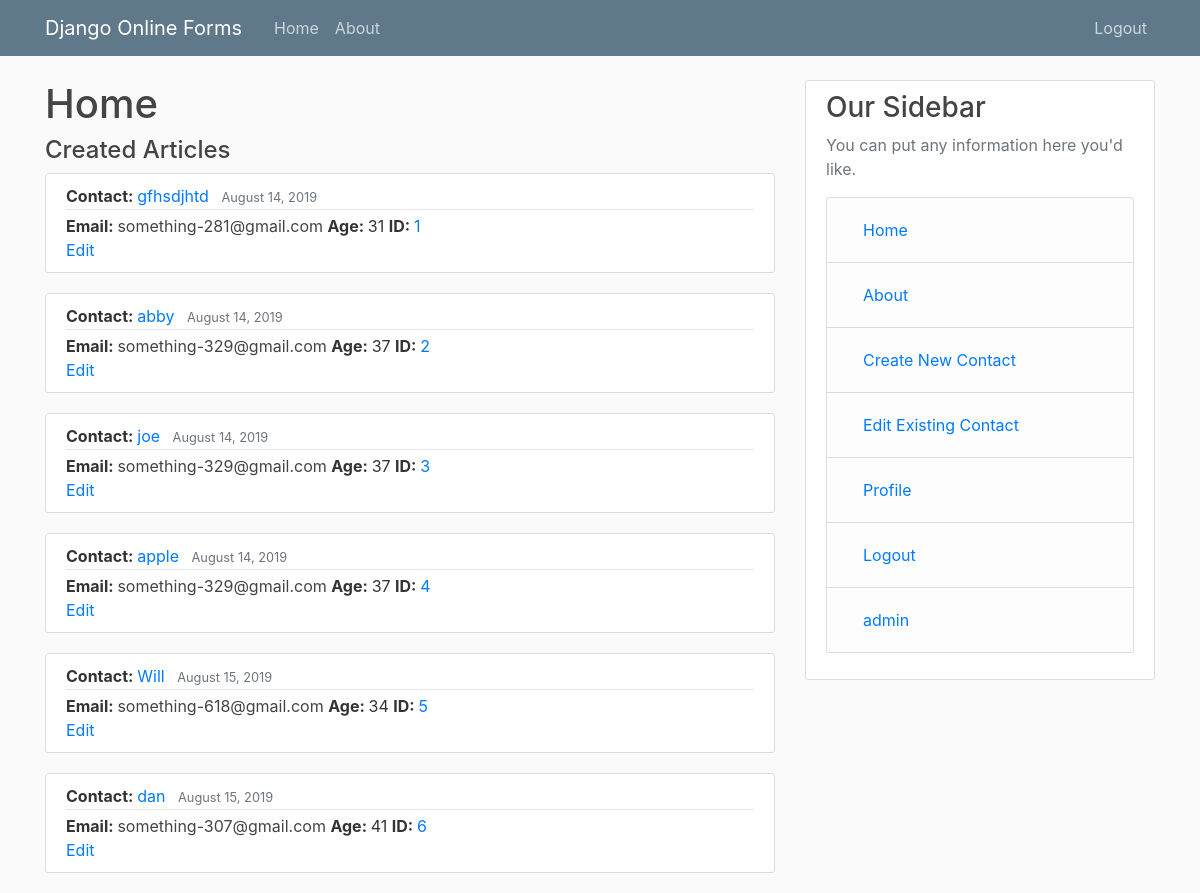
Before: / (signed in) with the older database file.
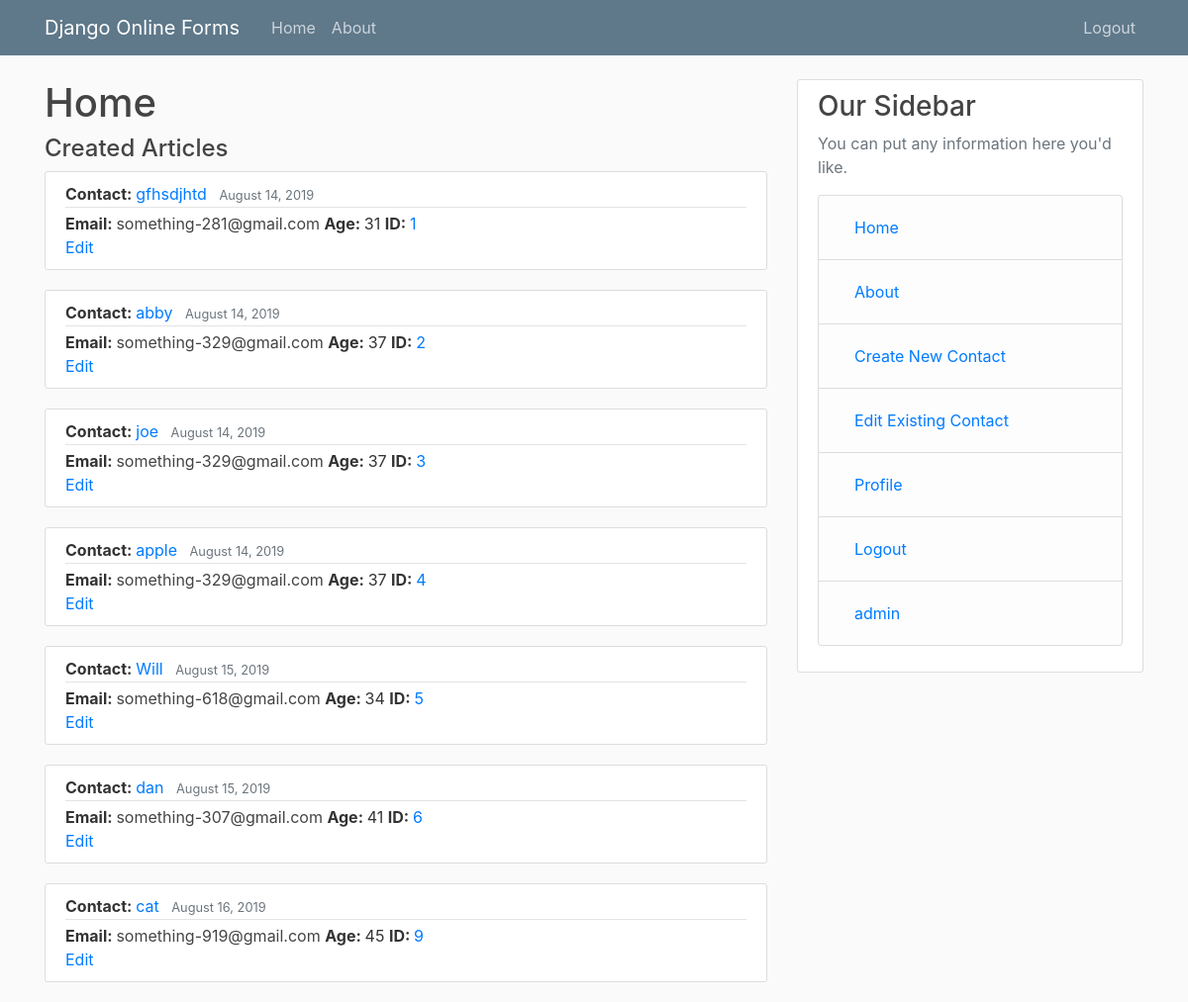
After: the same page with the newer database file.
### mainapp/models.py (models this page shows)
class Contacts(models.Model):
    user = models.ForeignKey(User, on_delete=models.CASCADE)
    name = models.CharField(max_length = 100)
    email = models.CharField(max_length = 100, default='something-{}@gmail.com'.format(rand()))
    age = models.IntegerField(default = random.randint(a=22, b=45))
    date_created = models.DateTimeField(auto_now_add=True)
    class Meta:
        verbose_name_plural = "Contacts"

### mainapp/views.py (the view)
# urls.py: path('', views.home, name = 'home'),
def home(request):
    context = {'title': 'Home'}
    if request.method == "GET" and request.user.is_authenticated:
        context['contacts'] = Contacts.objects.filter(user_id = request.user.id)
        return render(request, 'mainapp/home.html', context)
    return render(request, 'mainapp/home.html', context)

### mainapp/templates/mainapp/home.html
{% extends "mainapp/base.html" %}
{% block content %}
    <h1>{{ title }}</h1>
    {% if user.is_authenticated %}
        <h4>Created Articles</h4>
    {% else %}
        <h4>No Information</h4>
    {% endif %}
    {% for post in contacts %}
    <article class="media content-section">
        <div class="media-body">
            <div class="article-metadata">
            <b>Contact: </b>  <a class="mr-2" href="#">{{ post.name }}</a>
            <small class="text-muted">{{ post.date_created | date:"F d, Y" }}</small>
            </div>
            <b>Email: </b>  <a class="article-title" href="#">{{ post.email }}</a>
            <b>Age: </b>  <a class="article-content">{{ post.age }}</a>
            <b>ID: </b>  <a class="article-content" href="{{ post.id }}/detailedview">{{ post.id }}</a>
            <br>
            <a class="article-content" href="{{ post.id }}/editview">Edit</a>
        </div>
    </article>
    {% endfor %}
{% endblock content %}

Changed rows visible on the page:
added Contacts: name "cat", date_created "August 16, 2019", email "something-919@gmail.com", age "45", id "9"
